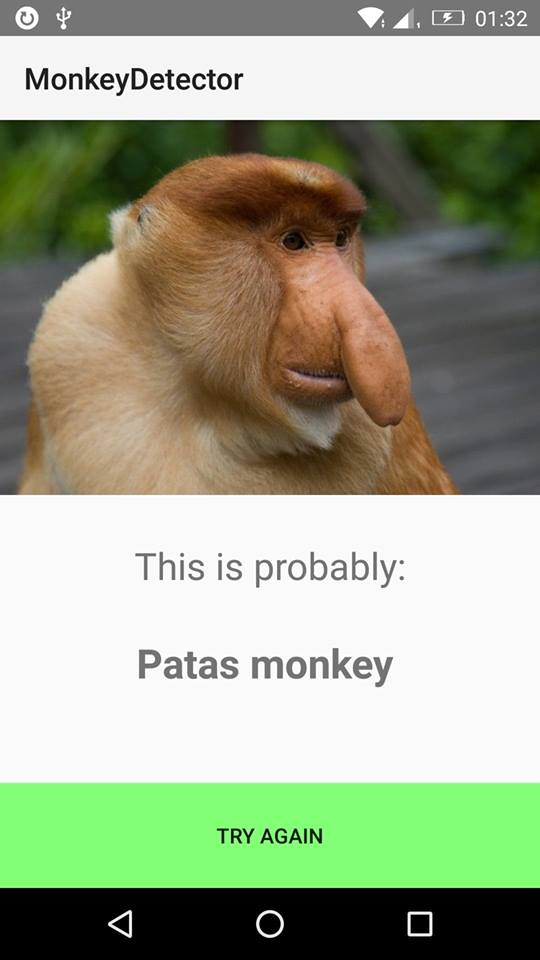
#> input picture 41409097_443026136218467_6419739105399144448_n.jpg, 540 x 960 px; the run also reads 1 picture not shown here
$ python croper.py .   (older library calls are emulated)
#> lines starting #> are read from the running program, lines starting #| are printed output that depends on the picture
#just add path as argument

import os, sys
from PIL import Image

directory = sys.argv[1]

for file_name in os.listdir(directory):
  print("Processing %s" % file_name)
  image = Image.open(os.path.join(directory, file_name))
#> image is the input picture: PIL image 540x960 RGB; mean R, G, B 156.2, 164.5, 139

  x,y = image.size
#> x = 540; y = 960
  new_dimensions = (30, 30)
  output = image.resize(new_dimensions, Image.ANTIALIAS)
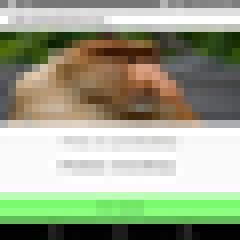
#> output: PIL image 30x30 RGB (shown 8 times larger); mean R, G, B 155.9, 164.2, 138.6

  output_file_name = os.path.join(directory,file_name)
  output.save(output_file_name, "JPEG", quality = 95)
#> pass 2 of the loop `for file_name in os.listdir(directory):`:
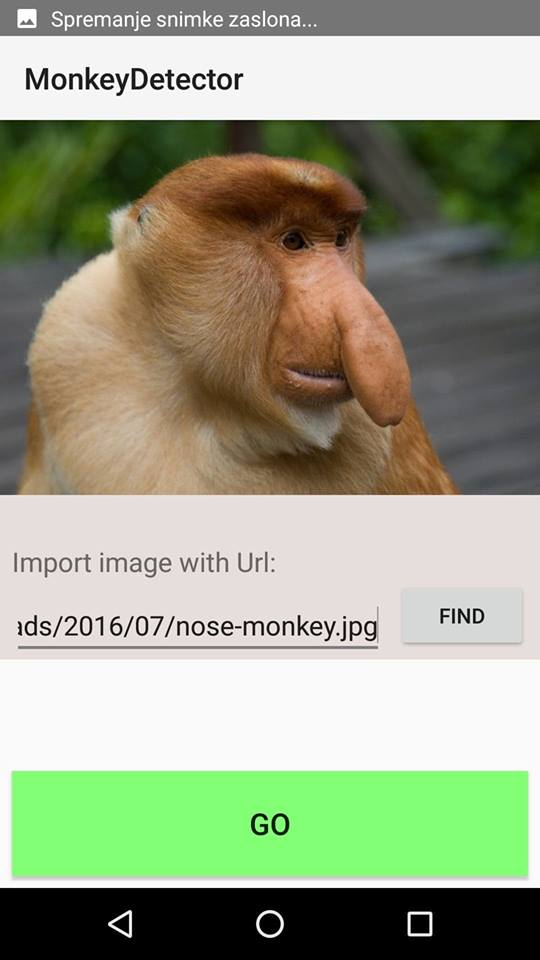
#> input picture 41450061_1905732822854220_6526727608325898240_n.jpg, 540 x 960 px
#> image is the input picture: PIL image 540x960 RGB; mean R, G, B 152.9, 159.5, 134.1
#> `output = image.resize(new_dimensions, Image.ANTIALIAS)`:
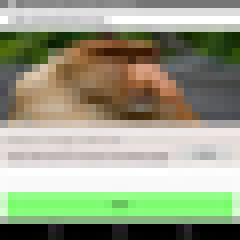
#> output: PIL image 30x30 RGB (shown 8 times larger); mean R, G, B 152.9, 159.3, 134.1
#> (the run stopped early here; a loop or call above may not have finished)
